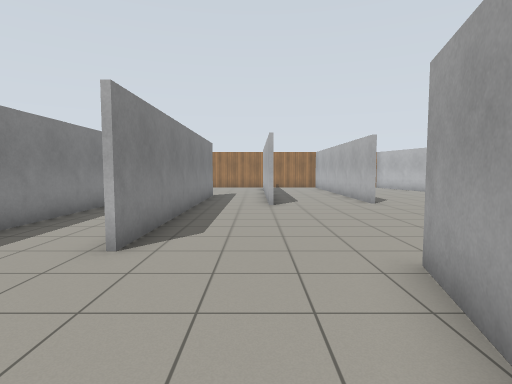
View 1 (above)

24 first-person views from a walk through a Gazebo world. The camera is 1.2 m above the floor, tilts 4° down and sees 80° across. The floor is counted in squares, 1 m on a side. Each view is taken from the middle of a square. On the plan, view 1 faces up. The plan holds only what a view shows up to about 13 squares ahead; the rest is blank. The place goes on beyond the plan. Simple patterns stand in for the simulator's built-in surfaces.

View 2
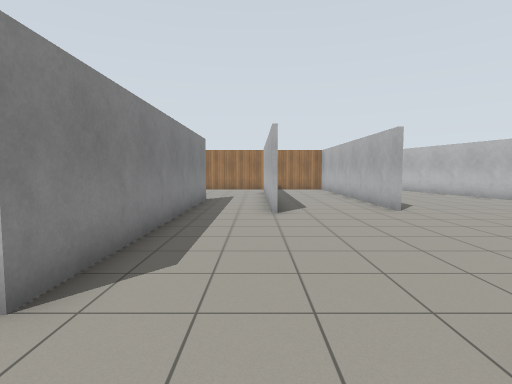

View 3
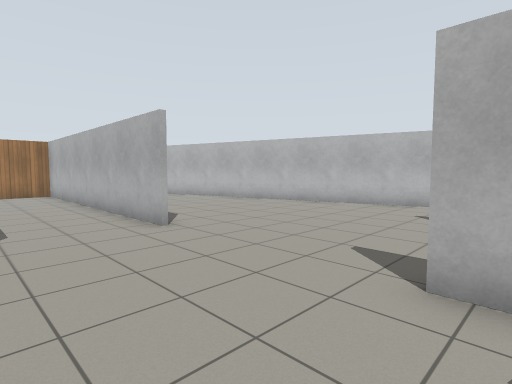

View 4
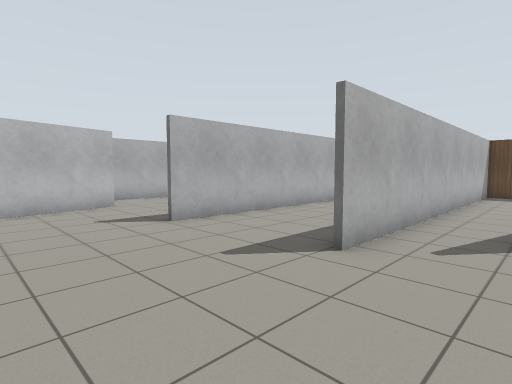

View 5
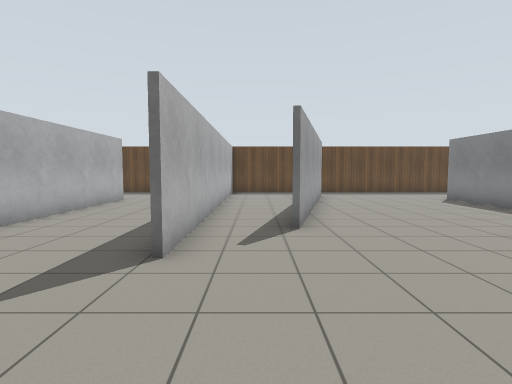

View 6
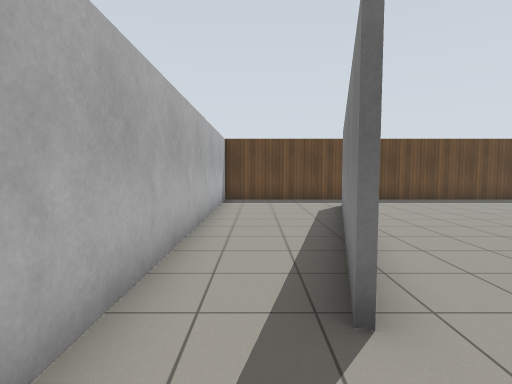

View 7
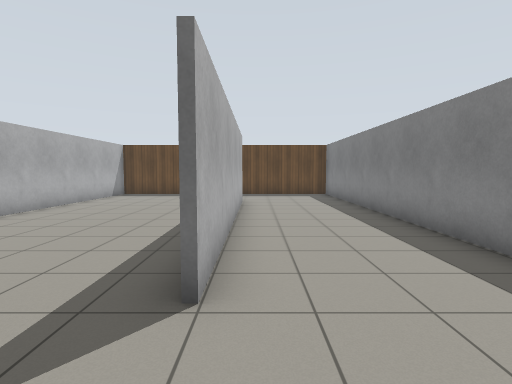

View 8
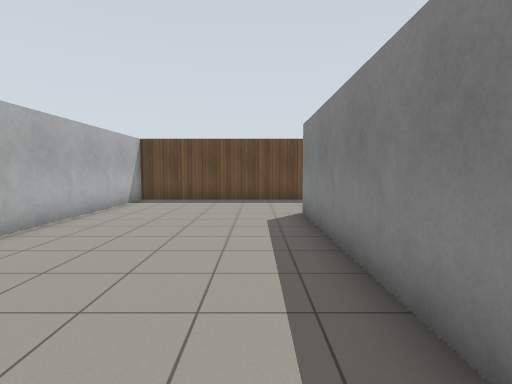

View 9
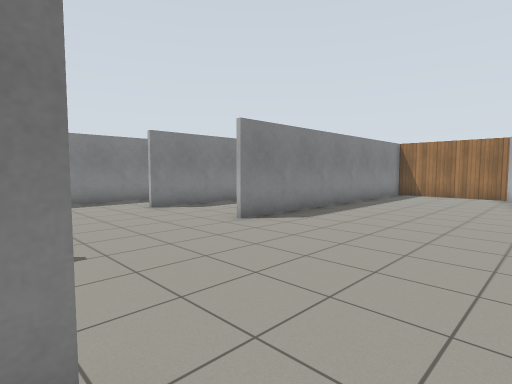

View 10
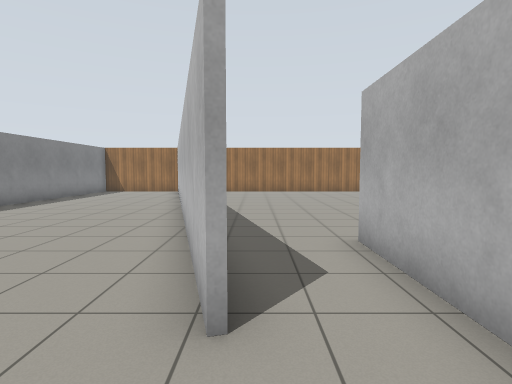

View 11
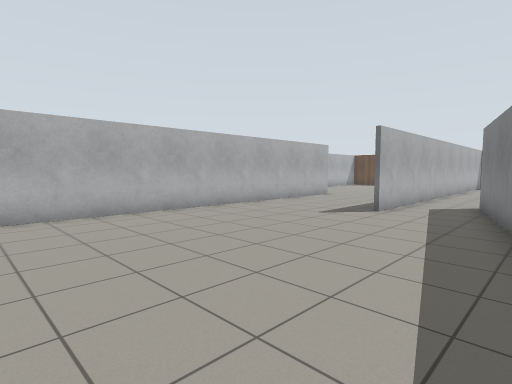

View 12
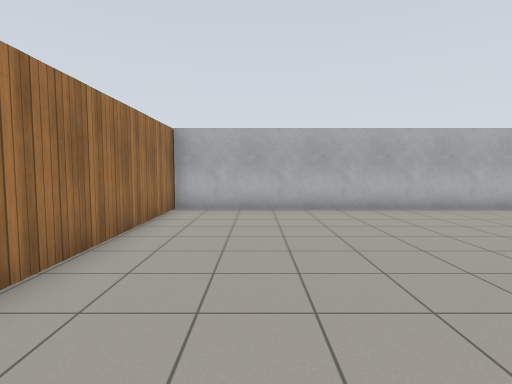

View 13
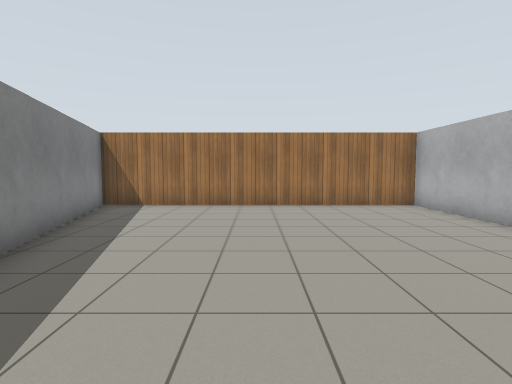

View 14
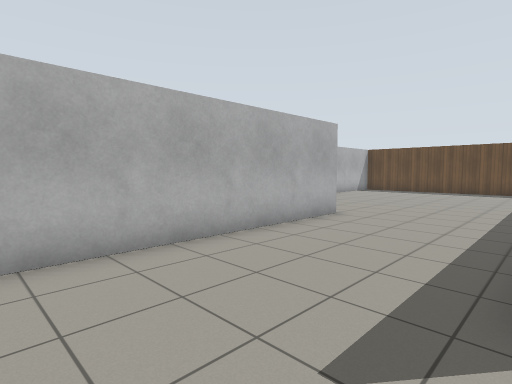

View 15
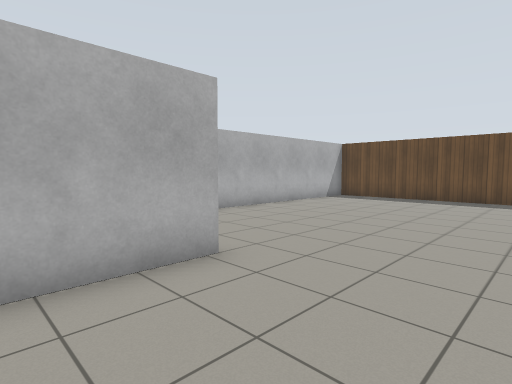

View 16
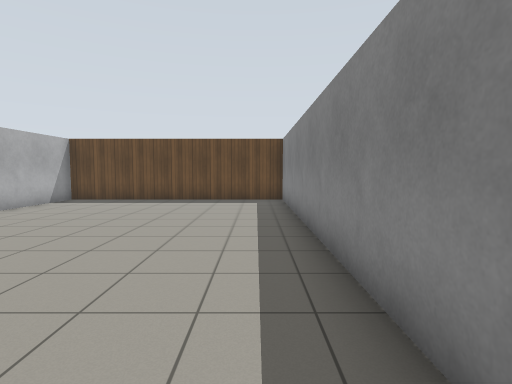

View 17
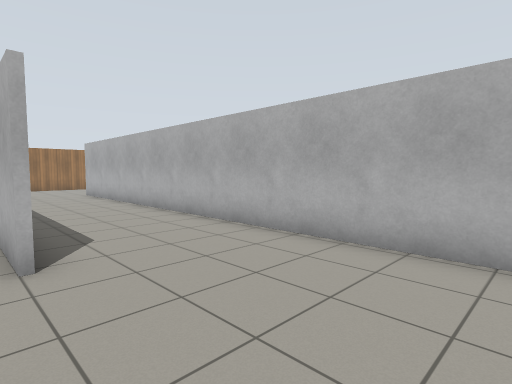

View 18
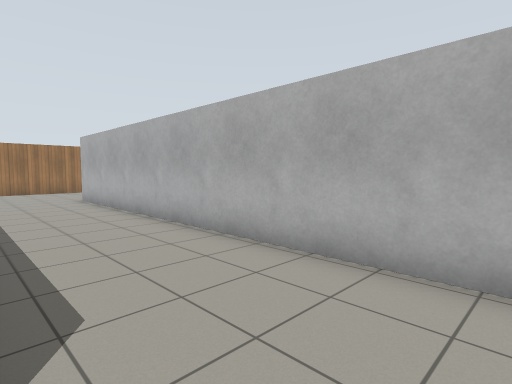

View 19
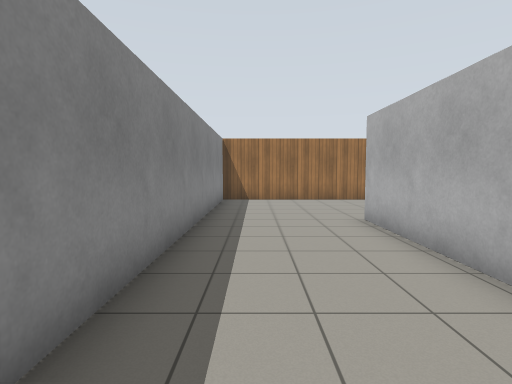

View 20
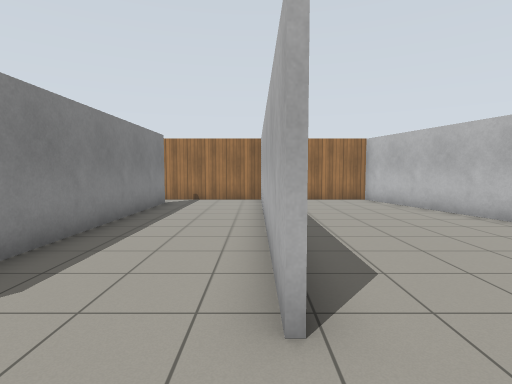

View 21
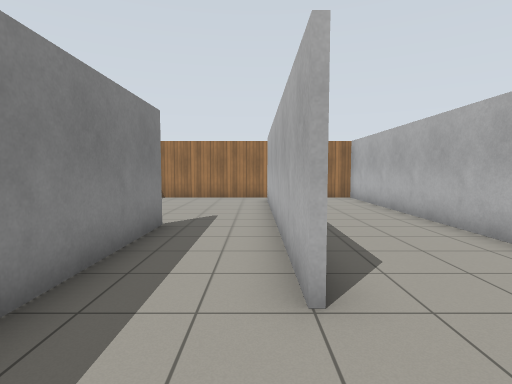

View 22
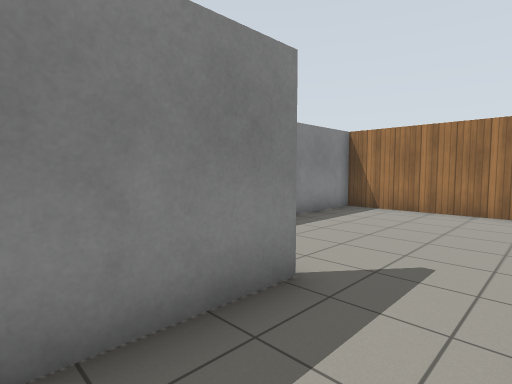

View 23
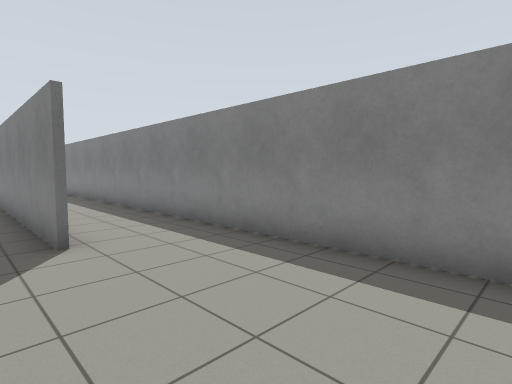

View 24
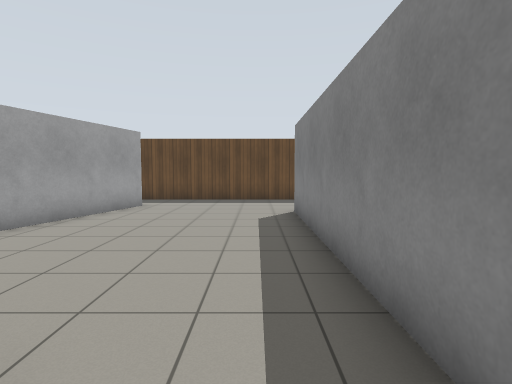

### Floor plan
Points are (right, up) in squares from view 1. A wall is a line through its corners. A room is listed if a view was taken in it or the views show most of it. See-through windows are left out.
Room 1 (views 1, 2, 3, 4, 5, 6, 7, 8, 9, 10, 20, 21)
walls: (4.4, 4.9) (4.4, -4.1); (2.3, 3.9) (0.1, -4.3); (8.7, 4.5) (8.7, -2.7); (4.3, 11) (4.3, 21.2); (12.7, 6) (8.5, 21.6); (8.5, -2.7) (8.5, 6.4); (-2.1, 10.6) (-2.1, 4.4); (14.7, 3.2) (14.7, 6.5); (-5.1, 4.5) (-5.1, -3); (-0.1, -4.4) (2.1, 3.9); (8, -6.6) (14.7, -6.6) (14.7, 1.1); (4.4, 18.9) (4.4, 11); (-5.5, -6.6) (4.3, -6.6) (4.3, 6); (0.6, 20.4) (0.6, 10.5); (4.3, 21.6) (0.6, 21.6); (9.1, 21.6) (6.1, 21.6)
ways out: opening at (14, 7) to room 2; opening at (-3.5, 4) to room 3; opening at (-0.5, 10) to room 3; opening at (1, 21) to room 3
Room 2 (views 11, 12, 13, 14, 15, 16, 17, 18, 19)
walls: (14.7, 6.5) (14.7, 9.2); (19.5, 4.2) (19.5, 21.6); (14.9, 4.8) (14.9, -6.6) (23.7, -6.6) (23.7, 16.5); (11.6, 10.5) (12.8, 6.2); (19.6, 21.4) (19.6, 10.5); (24.5, 21.6) (9.1, 21.6); (8.7, 21.6) (10.4, 15.2)
ways out: opening at (14, 7) to room 1
Room 3 (views 22, 23, 24)
walls: (-2.1, 14.8) (-2.1, 10.6); (0.5, 10.5) (0.5, 19.5); (0.6, 21.6) (-5.1, 21.6) (-5.1, 4.5)
ways out: opening at (-3.5, 4) to room 1; opening at (-0.5, 10) to room 1; opening at (1, 21) to room 1

Where each view was taken, in squares from view 1:
view 1: 0 up, 0 right, facing up
view 2: 2 up, 0 right, facing up
view 3: 5 up, 1 right, facing up-right
view 4: 10 up, 2 right, facing down-right
view 5: 10 up, 3 right, facing down
view 6: 6 up, 3 right, facing down
view 7: 9 up, 8 right, facing down
view 8: 6 up, 10 right, facing down
view 9: 6 up, 10 right, facing up-left
view 10: 4 up, 13 right, facing up
view 11: 18 up, 11 right, facing down-right
view 12: 19 up, 10 right, facing right
view 13: 11 up, 14 right, facing up
view 14: 12 up, 15 right, facing down-right
view 15: 7 up, 16 right, facing down-right
view 16: 6 up, 16 right, facing down
view 17: 0 up, 19 right, facing up-right
view 18: 3 up, 20 right, facing up-right
view 19: 9 up, 21 right, facing up
view 20: 9 up, 4 right, facing up
view 21: 8 up, 0 right, facing up
view 22: 12 up, 0 right, facing up-left
view 23: 20 up, 1 left, facing down-left
view 24: 6 up, 4 left, facing down
